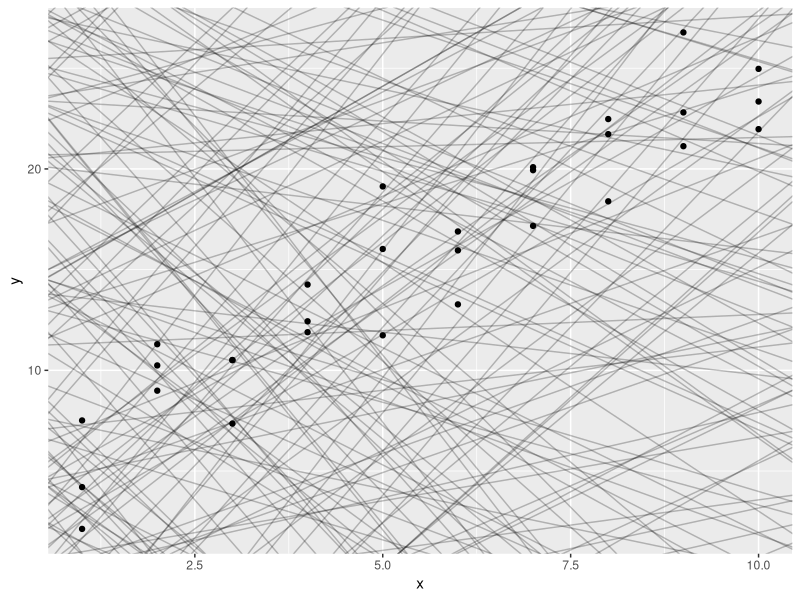
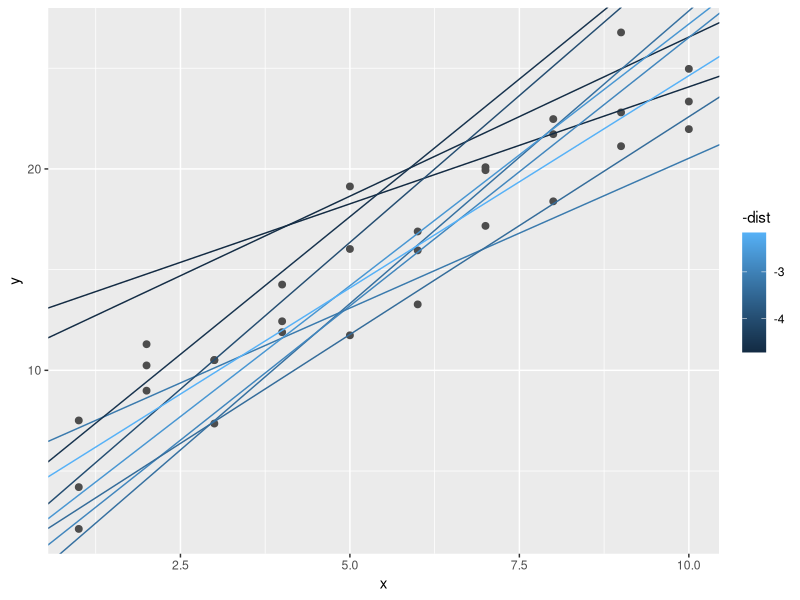
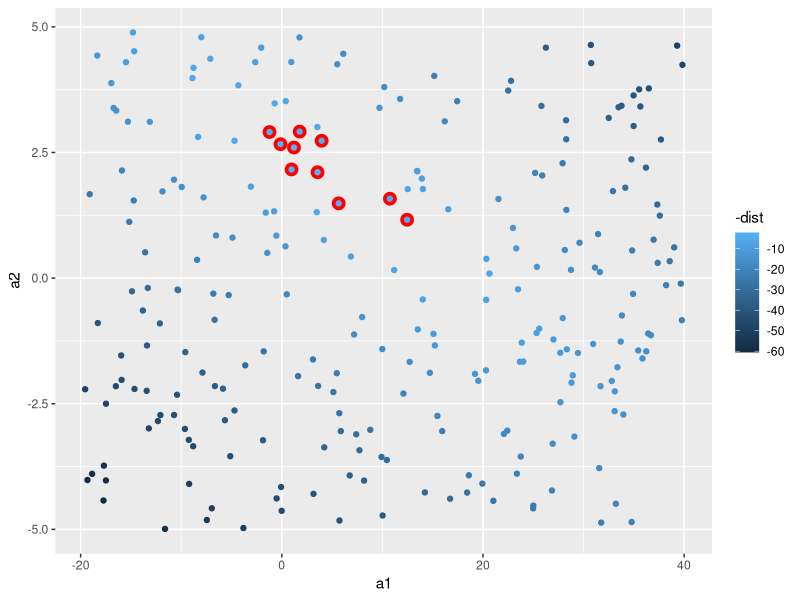
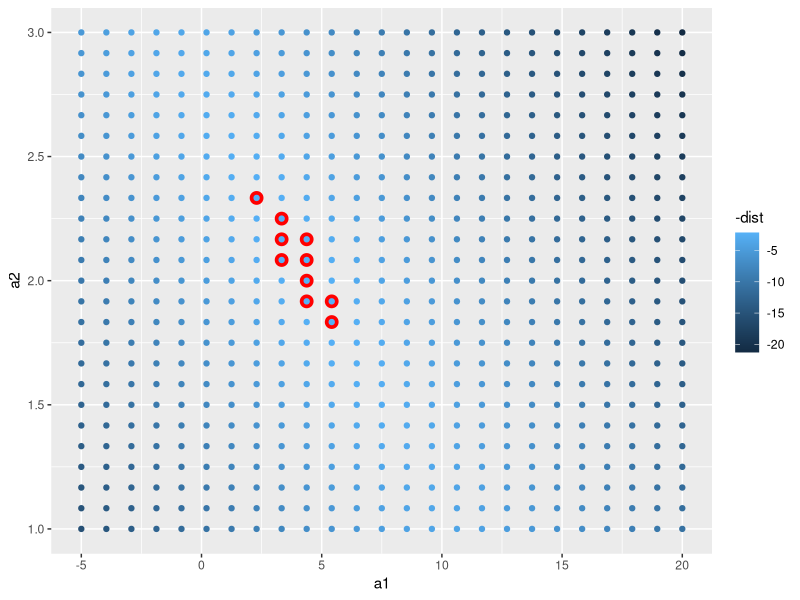
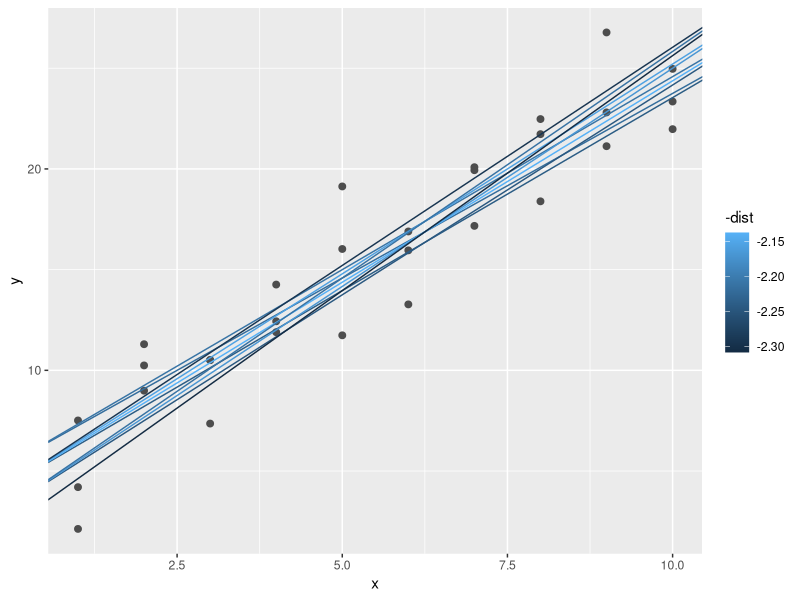
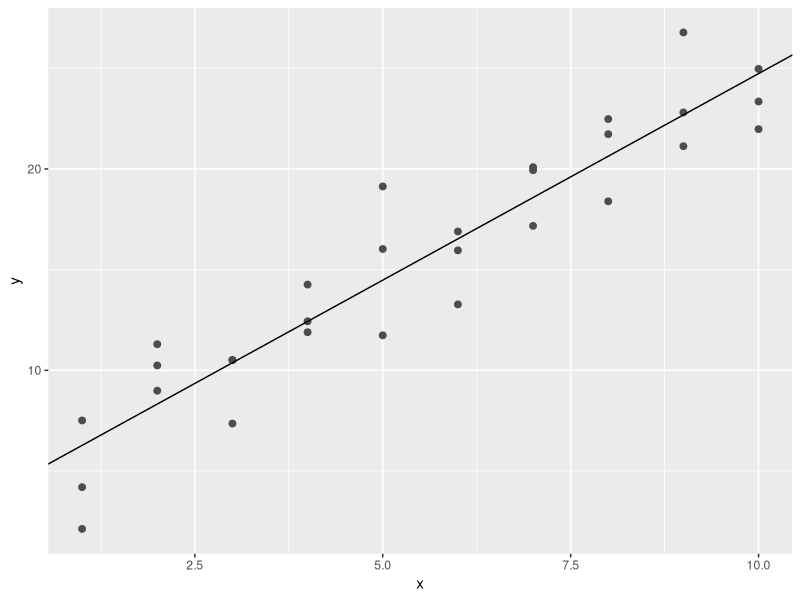

These figures' R source, in order:
library(tidyverse)
library(modelr)
options(na.action = na.warn)

models <- tibble(
  a1 = runif(250, -20, 40),
  a2 = runif(250, -5, 5)
)

ggplot(sim1, aes(x, y)) + 
  geom_abline(aes(intercept = a1, slope = a2), data = models, alpha = 1/4) +
  geom_point() 

model1 <- function(a, data) {
  a[1] + data$x * a[2]
}
model1(c(7, 1.5), sim1)

measure_distance <- function(mod, data) {
  diff <- data$y - model1(mod, data)
  sqrt(mean(diff ^ 2))
}
measure_distance(c(7, 1.5), sim1)

sim1_dist <- function(a1, a2) {
  measure_distance(c(a1, a2), sim1)
}

models <- models %>% 
  mutate(dist = purrr::map2_dbl(a1, a2, sim1_dist))

models

ggplot(sim1, aes(x, y)) + 
  geom_point(size = 2, colour = "grey30") + 
  geom_abline(
    aes(intercept = a1, slope = a2, colour = -dist), 
    data = filter(models, rank(dist) <= 10)
  ) 

#models as observations (a1 vs a2):
ggplot(models, aes(a1, a2)) +
  geom_point(data = filter(models, rank(dist) <= 10), size = 4, colour = "red") +
  geom_point(aes(colour = -dist))

grid <- expand.grid(
  a1 = seq(-5, 20, length = 25),
  a2 = seq(1, 3, length = 25)
) %>% 
  mutate(dist = purrr::map2_dbl(a1, a2, sim1_dist))

grid %>% 
  ggplot(aes(a1, a2)) +
  geom_point(data = filter(grid, rank(dist) <= 10), size = 4, colour = "red") +
  geom_point(aes(colour = -dist)) 

ggplot(sim1, aes(x, y)) + 
  geom_point(size = 2, colour = "grey30") + 
  geom_abline(
    aes(intercept = a1, slope = a2, colour = -dist), 
    data = filter(grid, rank(dist) <= 10)
  )

#Newton-Raphson:
best <- optim(c(0, 0), measure_distance, data = sim1)
best$par

ggplot(sim1, aes(x, y)) + 
  geom_point(size = 2, colour = "grey30") + 
  geom_abline(intercept = best$par[1], slope = best$par[2])

#lm() function:
sim1_mod <- lm(y ~ x, data = sim1)
coef(sim1_mod)
